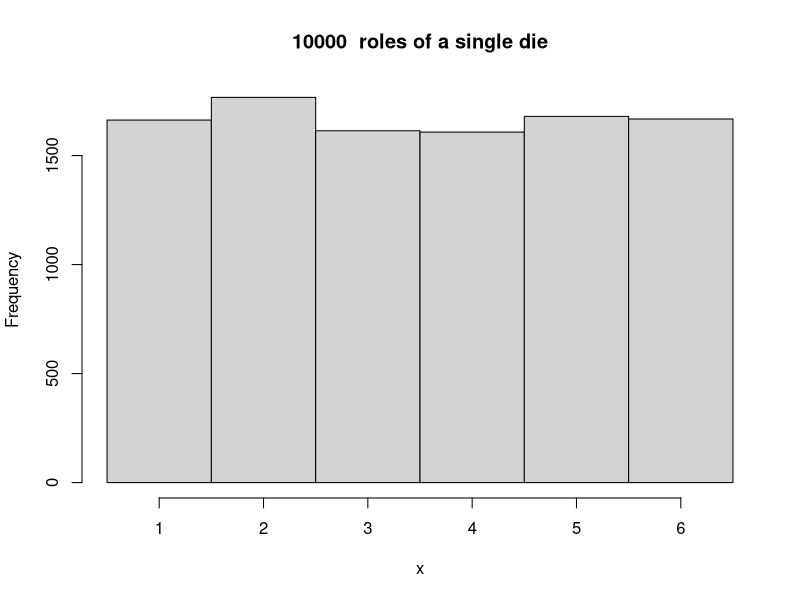
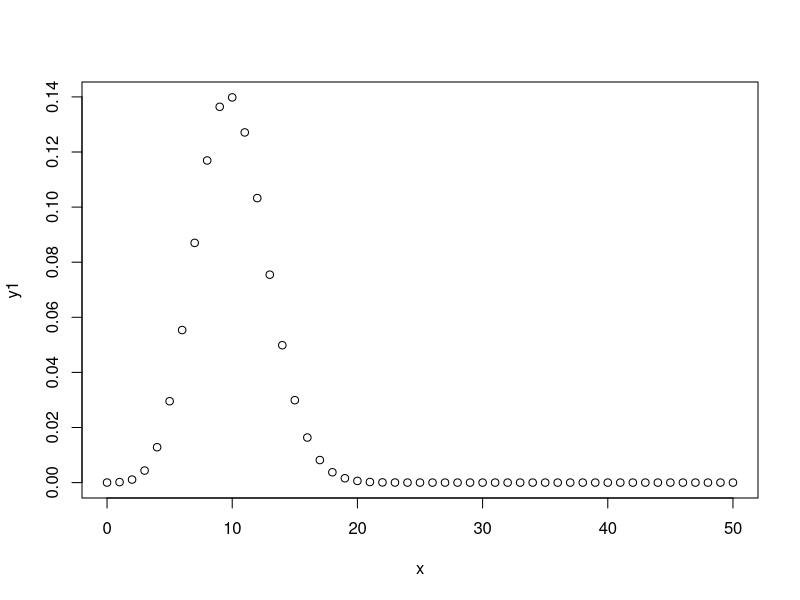
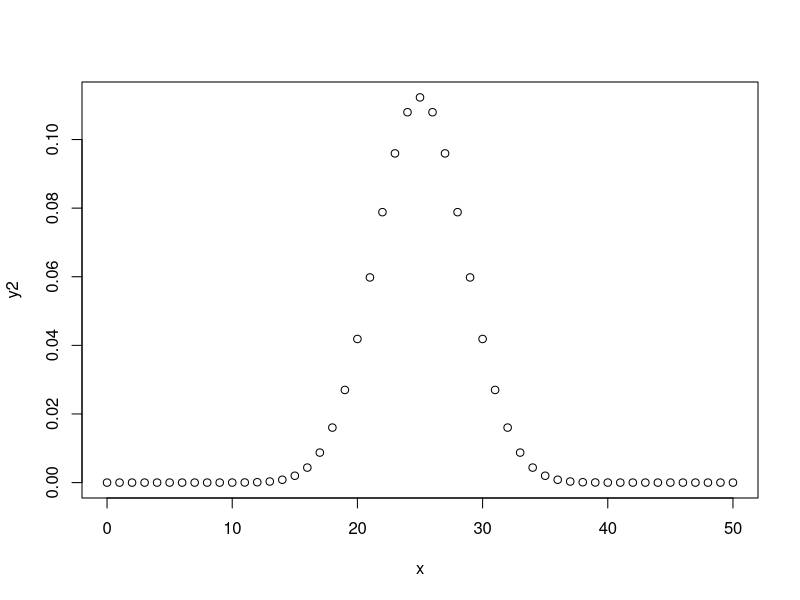
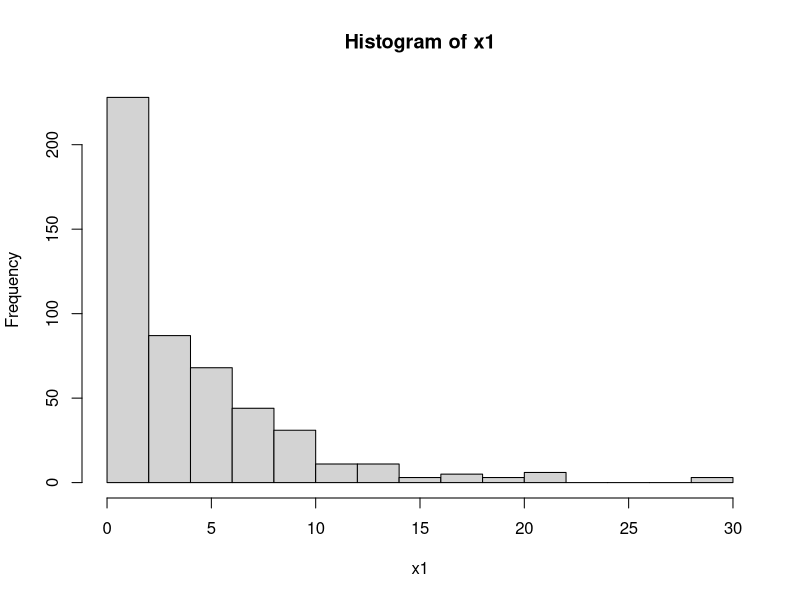
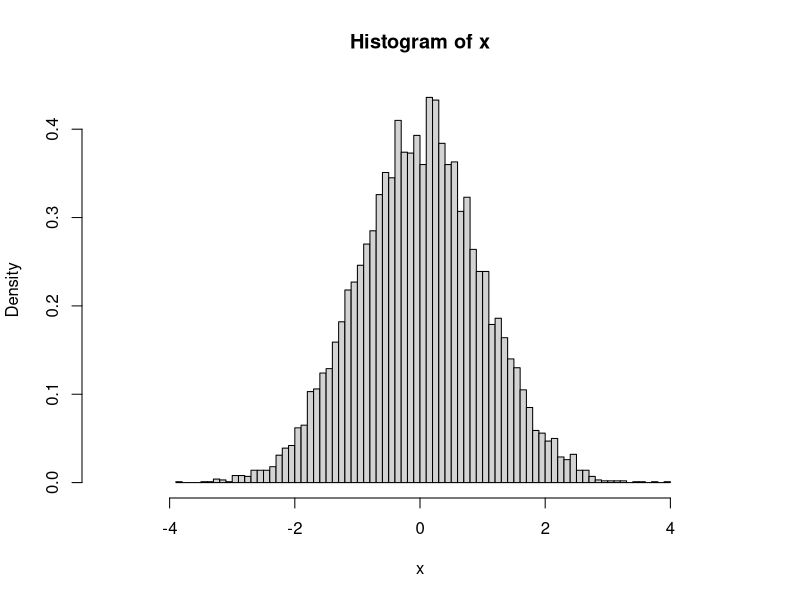
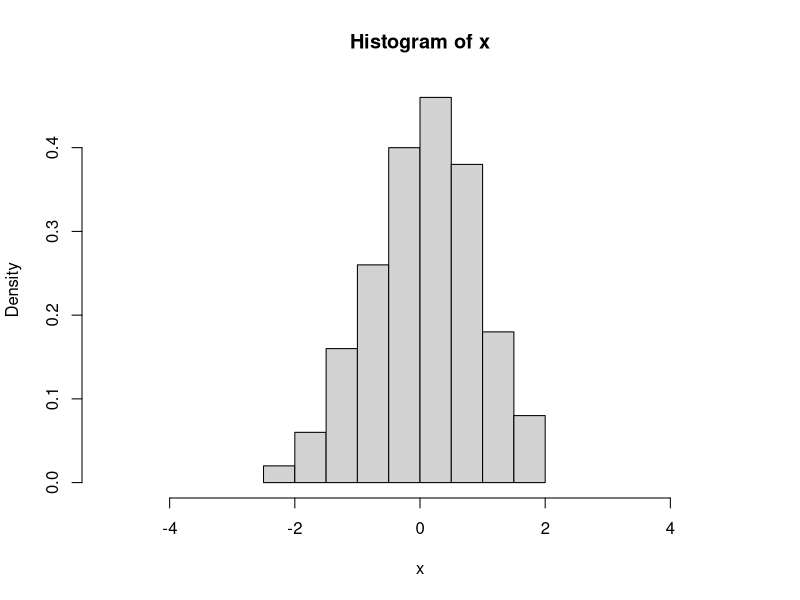
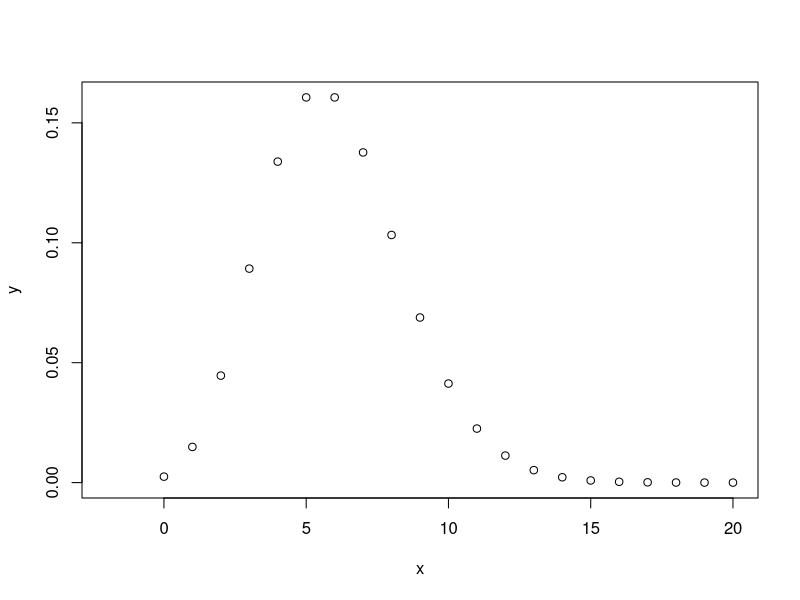
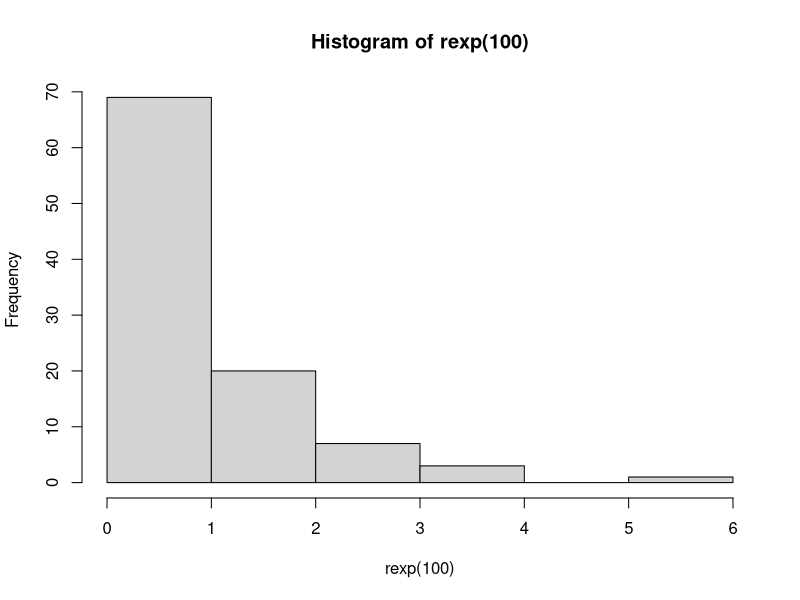

Source code (R) for these figures, in order:
## ---- chunk 1
knitr::opts_chunk$set(echo = TRUE)
## ---- chunk 2
numcases <- 10000
min <- 1
max <- 6
x <- as.integer(runif(numcases,min,max+1))
hist(x,main=paste( numcases," roles of a single die"),breaks=seq(min-.5,max+.5,1))
## ---- chunk 3
x <- seq(0,50,by=1)
y1 <- dbinom(x,50,0.2)
plot(x,y1)
y2 <- dbinom(x,50,0.5)
plot(x,y2)
## ---- chunk 4
x1 <- rnbinom(500, mu = 4, size = 1)
h1 <- hist(x1, breaks = 20)
## ---- chunk 5
x<-rnorm(10000,mean=0, sd=1)
hist(x,breaks=100,xlim=c(-5,5),freq=FALSE)

x<-rnorm(100,mean=0, sd=1)
hist(x,breaks=10,xlim=c(-5,5),freq=FALSE)
## ---- chunk 6
x <- 0:20
y <- dpois( x=0:20, lambda=6 )
plot(x, y, xlim=c(-2,20))
## ---- chunk 7
hist(rexp(100))
hist(rexp(10000))
## ---- chunk 8
Distribution <- c("Beta","Binomial","Cauchy","Chi-Square","Exponential","F","Gamma","Geometric","Hypergeometric","Logistic","Log Normal","Negative Binomial","Normal","Poisson","Student t","Studentized Range","Uniform","Weibull","Wilcoxon Rank Sum Statistic","Wilcoxon Signed Rank Statistic")
pFunction <- c("pbeta","pbinom","pcauchy","pchisq","pexp","pf","pgamma","pgeom","phyper","plogis","plnorm","pnbinom","pnorm","ppois","pt","ptukey","punif","pweibull","pwilcox","psignrank")
qFunction <- c("qbeta","qbinom","qcauchy","qchisq","qexp","qf","qgamma","qgeom","qhyper","qlogis","qlnorm","qnbinom","qnorm","qpois","qt","qtukey","qunif","qweibull","qwilcox","qsignrank")
dFunction <- c("dbeta","dbinom","dcauchy","dchisq","dexp","df","dgamma","dgeom","dhyper","dlogis","dlnorm","dnbinom","dnorm","dpois","dt","dtukey","dunif","dweibull","dwilcox","dsignrank")
rFunction <- c("rbeta","rbinom","rcauchy","rchisq","rexp","rf","rgamma","rgeom","rhyper","rlogis","rlnorm","rnbinom","rnorm","rpois","rt","rtukey","runif","rweibull","rwilcox","rsignrank")
noquote(cbind(Distribution,pFunction,dFunction,rFunction))
## ---- chunk 9
data("airquality") #New York Air Quality Measurements
temp <- airquality$Temp
t.test(temp, mu = 75)

data("sleep") #Student's Sleep Data
g1 <- sleep[which(sleep$group==1),]
g2 <- sleep[which(sleep$group==2),]
t.test(g1$extra,g2$extra)
## ---- chunk 10
data("iris")
setosa <- iris[which(iris$Species=='setosa'),]
versicolor <- iris[which(iris$Species=='versicolor'),]
virginica <- iris[which(iris$Species=='virginica'),]

aov(Petal.Length ~ Species, data = iris)
summary(aov(Petal.Length ~ Species, data = iris))
## ---- chunk 11
data("airquality") #New York Air Quality Measurements
temp <- airquality$Temp
wilcox.test(temp, mu = 75)

data("sleep") #Student's Sleep Data
g1 <- sleep[which(sleep$group==1),]
g2 <- sleep[which(sleep$group==2),]
wilcox.test(g1$extra,g2$extra)
